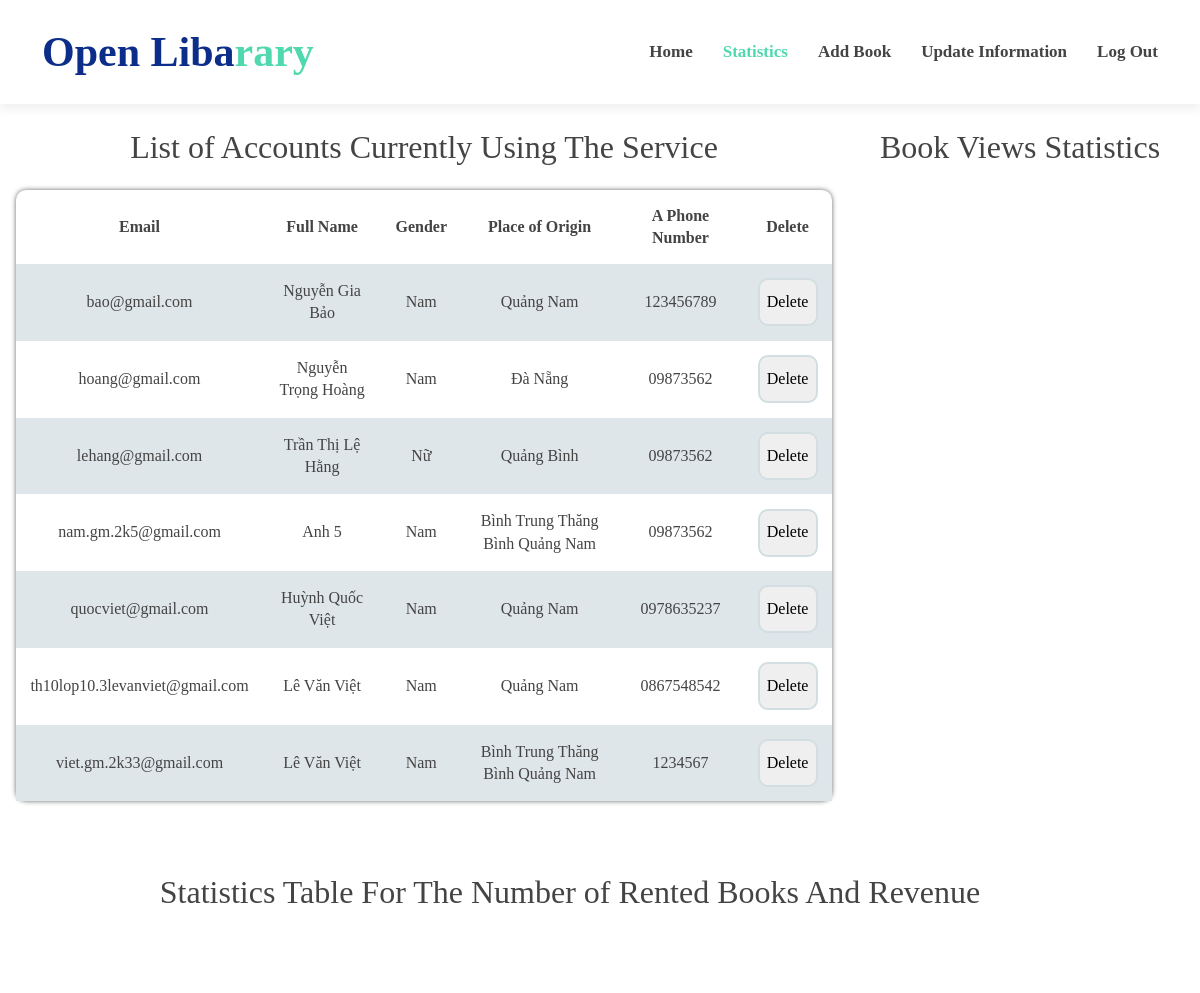
The app's page /PHP/admin/statistics.php, older data.
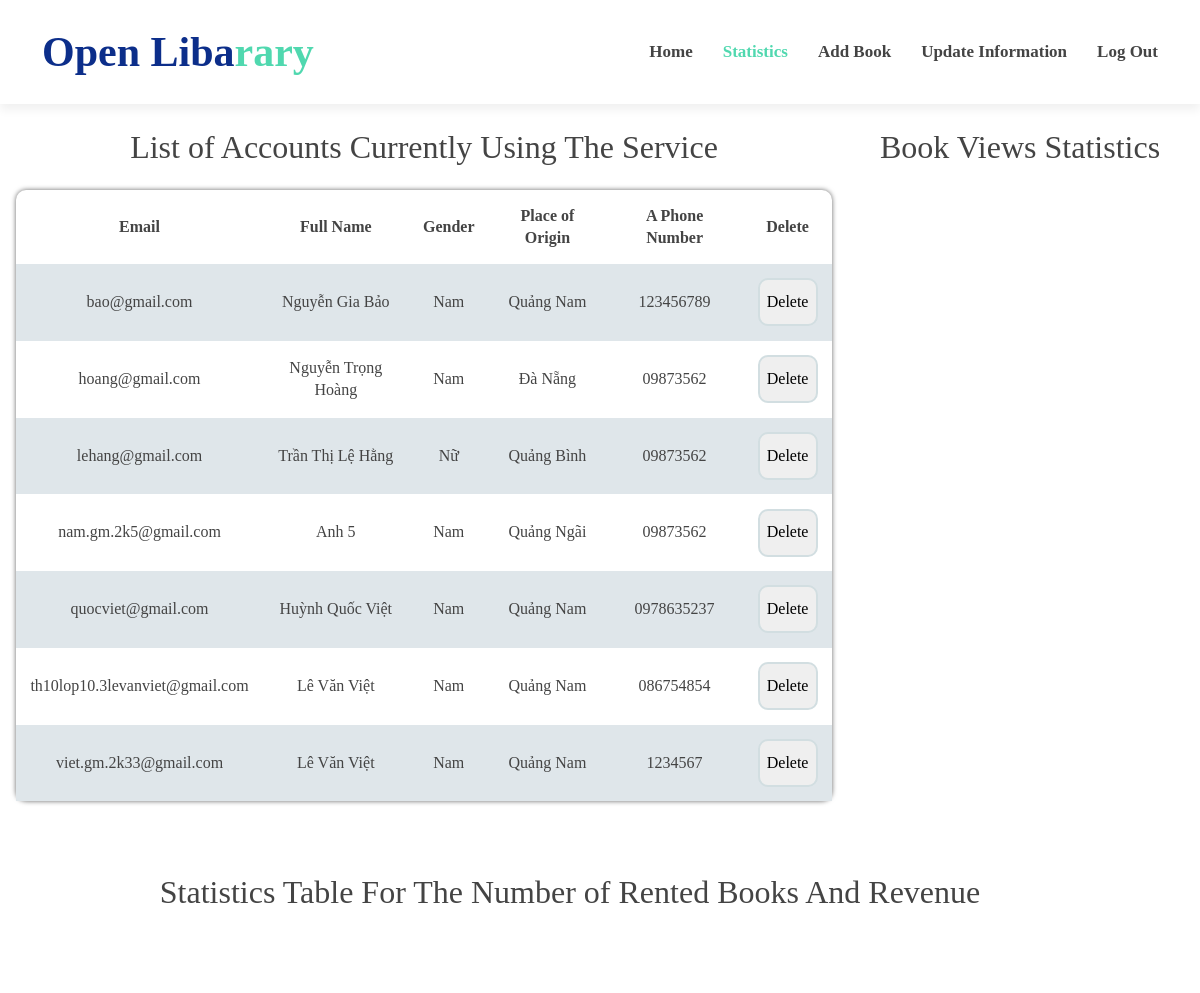
The same page, newer data.
### tables this page shows
CREATE TABLE `users` (
  `Email` varchar(50) NOT NULL,
  `UserName` varchar(100) DEFAULT NULL,
  `Gender` varchar(50) DEFAULT NULL,
  `Passwords` varchar(100) DEFAULT NULL,
  `Place_of_origin` varchar(200) DEFAULT NULL,
  `A_phone_number` varchar(50) DEFAULT NULL,
  `Users_status` varchar(50) NOT NULL,
  `Roles` int(11) NOT NULL
);

### PHP/libs/helper.php (called while the page is built, shortened)
<?php
class Database
{
    private static $dsn = 'mysql:host=localhost;dbname=quan_ly_thu_vien';
    private static $username = "root";
    private static $password = "";
    private static $con = null;
    public static function db_connect()
    {
        try {
            if (is_null(self::$con)) {
                self::$con = new PDO(self::$dsn, self::$username, self::$password);
                self::$con->setAttribute(PDO::ATTR_ERRMODE, PDO::ERRMODE_WARNING);
            }
        } catch (PDOException $e) {
            $error_message = $e->getMessage();
            include_once '../errors/database_error.php';
        }
    }
    public static function db_execute($sql = '')
    {
        if (!is_null(self::$con)) {
            $result = self::$con->prepare($sql);
            $result->execute();
            if ($result->rowCount() > 0) {
                return true;
            }
        }
        return false;
    }
    public static function db_get_list($sql = '')
    {
        if (!is_null(self::$con)) {
            $result = self::$con->prepare($sql);
            $result->execute();
            if ($result->rowCount() > 0) {
                $rows = $result->fetchAll();
                return $rows;
            }
        }
        return false;
    }
}

### PHP/admin/statistics.php (the view, shortened to what this page needs)
<!DOCTYPE html>
<html lang="en">
<head>
    <link href="https://cdn.jsdelivr.net/npm/bootstrap@5.3.2/dist/css/bootstrap.min.css" rel="stylesheet">
    <link rel="stylesheet" href="../../CSS/style.css">
    <link rel="stylesheet" href="../../CSS/statistics.css">
</head>
<body>
    <header id="header" class="d-flex align-items-center">
        <div class="container d-flex justify-content-between">
            <div id="logo">
                <h1><a href="index.html">Open Liba<span>rary</span></a></h1>
            </div>
            <nav id="navbar" class="navbar">
                <ul>
                    <li><a href="../admins_interface.php">Home</a></li>
                    <li><a class="nav-link scrollto active" href="./statistics.php">Statistics</a></li>
                    <li><a class="nav-link scrollto" href="./add_book.php">Add Book</a></li>
                    <li><a class="nav-link scrollto" href="./update_info.php">Update Information</a></li>
                    <li><a href="../log_out.php">Log Out</a></li>
                </ul>
            </nav>
        </div>
    </header>
    <div class="full">
        <div class="delete_user">
            <h2>List of Accounts Currently Using The Service</h2>
            <?php
            include('../libs/helper.php');
            $sql_select_users = "SELECT Email, UserName, Gender, Place_of_origin, A_phone_number
        FROM users WHERE Users_status = 'Đang hoạt động' AND Roles = 1";
            if (Database::db_execute($sql_select_users)) {
                echo '<table>';
                echo '<tr>';
                echo '<th>Email</th>';
                echo '<th>Full Name</th>';
                echo '<th>Gender</th>';
                echo '<th>Place of Origin</th>';
                echo '<th>A Phone Number</th>';
                echo '<th>Delete</th>';
                echo '</tr>';
                $users = Database::db_get_list($sql_select_users);
                foreach ($users as $user) {
                    echo "<tr>";
                    echo "<td>" . $user['Email'] . "</td>";
                    echo "<td>" . $user['UserName'] . "</td>";
                    echo "<td>" . $user['Gender'] . "</td>";
                    echo "<td>" . $user['Place_of_origin'] . "</td>";
                    echo "<td>" . $user['A_phone_number'] . "</td>";
                    echo "<td>
                <a href='delete.php?email=" . $user['Email'] . "'><button id = 'btn'>Delete</button></a>
                </td>";
                    echo '</tr>';
                }
                echo '</table>';
            }
            ?>
        </div>
        <div class="book_views">
            <h2>Book Views Statistics</h2>
        </div>
    </div>
    <div class="statistical">
        <div>
            <h2>Statistics Table For The Number of Rented Books And Revenue</h2>
            <canvas id="myChart" width="100%" height="30"></canvas>
        </div>
    </div>
</body>
</html>

### CSS/style.css (style rules this page uses)
body { background: #fff; color: #444; font-family: 'Poppins'; }
a { color: #50d8af; text-decoration: none; transition: 0.5s; }
h1, h2, h3, h4, h5, h6 { font-family: 'Poppins'; font-weight: 400; margin: 0 0 20px 0; padding: 0; }
#header { height: 13vh; transition: all 0.5s; z-index: 997; background: #fff; box-shadow: 0px 6px 9px 0px rgba(0, 0, 0, 0.06); }
#header #logo h1 { font-size: 42px; margin: 0; padding: 0; font-family: 'Poppins'; font-weight: 700; }
#header #logo h1 a { color: #0c2e8a; }
#header #logo h1 a span { color: #50d8af; }
.navbar { padding: 0; }
.navbar ul { margin: 0; padding: 0; display: flex; list-style: none; align-items: center; }
.navbar li { position: relative; }
.navbar a, .navbar a:focus { display: flex; align-items: center; justify-content: space-between; padding: 10px 0 10px 30px; font-family: 'Poppins'; font-size: 17px; font-weight: 600; color: #444; white-space: nowrap; transition: 0.3s; }
.navbar a:hover, .navbar .active, .navbar .active:focus, .navbar li:hover>a { color: #50d8af; }

### CSS/statistics.css (style rules this page uses)
* { margin: 0; padding: 0; font-family: 'Poppins'; }
.full { display: flex; justify-content: space-between; }
.delete_user { width: 68%; margin-left: 2vh; }
.delete_user h2 { text-align: center; margin: 3vh; }
table, th, td { border-collapse: collapse; padding: 1.8vh; text-align: center; margin: auto; }
table { border-radius: 10px; width: 100%; box-shadow: 0px 0px 5px rgba(0, 0, 0, 0.6); font-size: 1em; line-height: 1.4; margin-bottom: 4vh; }
tr:nth-child(even) { background-color: #dfe6ea; }
#btn { width: 5vw; height: 6vh; border-radius: 10px; border: 2px solid rgb(210, 222, 225); cursor: pointer; }
.book_views { width: 30%; }
.book_views h2 { text-align: center; margin: 3vh; }
.statistical { margin-bottom: 5vh; }
.statistical h2 { width: 95vw; text-align: center; margin: 5vh 0 3vh 0; }

Row changes from the older to the newer data that the page shows:
changed users "nam.gm.2k5@gmail.com": Place_of_origin "Bình Trung Thăng Bình Quảng Nam" → "Quảng Ngãi"
changed users "th10lop10.3levanviet@gmail.com": A_phone_number "0867548542" → "086754854"
changed users "viet.gm.2k33@gmail.com": Place_of_origin "Bình Trung Thăng Bình Quảng Nam" → "Quảng Nam"
